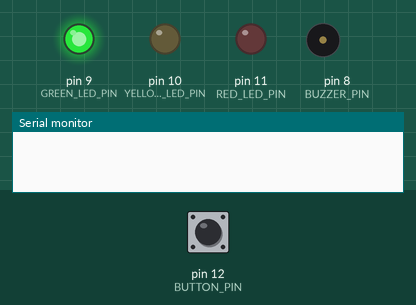
Simulated run of this sketch. Board: Arduino Uno, built with avr-gcc and run on an emulated ATmega328P. On the bench: output pins drawn as LEDs (lit = HIGH), buzzer (waves = sounding), the last lines printed to the serial monitor. The inputs (shaded band) are chosen by the test bench; at power-on: pin 12 (BUTTON_PIN) HIGH.

Above: at 1.2 s.
1.3 s: pin 12 (BUTTON_PIN) pulled LOW for 0.15 s
At 8.3 s:
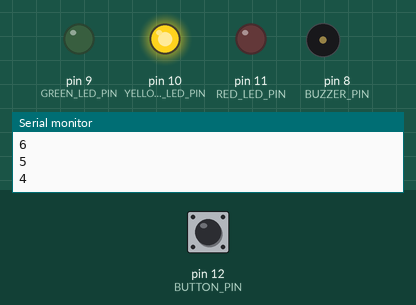
At 11.7 s:
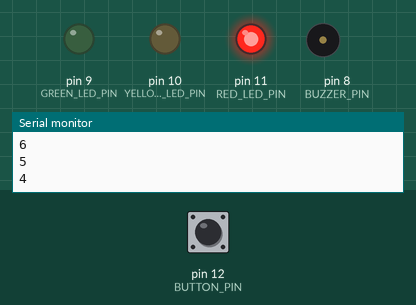
Timing chart, 0 to 24.3 s (numbered marks = the images above; inputs shaded):
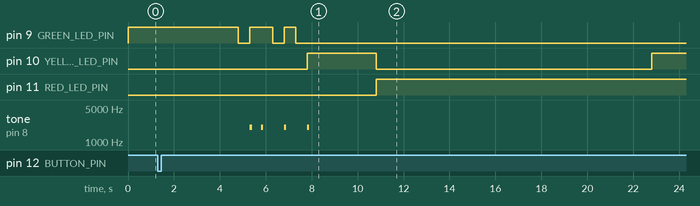

Measured:
- after the input at 1.3 s, pin 9 (GREEN_LED_PIN): goes LOW 0.50 s, HIGH 1.0 s, LOW 0.50 s, HIGH 0.50 s, then LOW, starting after 3.5 s; pin 10 (YELLOW_LED_PIN): LOW → HIGH after 6.5 s, → LOW 3.0 s later, → HIGH 12.0 s later

The sketch:

sketch_sep5a.ino
```cpp
// Pin allocations for LEDs, button, and buzzer
#define RED_LED_PIN 11       // Pin for Red LED
#define YELLOW_LED_PIN 10    // Pin for Yellow LED
#define GREEN_LED_PIN 9      // Pin for Green LED
#define BUTTON_PIN 12        // Pin for pedestrian call button (INPUT_PULLUP)
#define BUZZER_PIN 8         // Pin for piezoelectric buzzer
#define BRIGHTNESS 255       // Max PWM brightness level for LEDs

/**
 * Handles the blinking phase for the Green LED before turning off.
 * Emits audio beeps and logs remaining time to the Serial Monitor.
 */
void flickering() {
  for (int i = 4; i > 0; i--) {
    analogWrite(GREEN_LED_PIN, BRIGHTNESS);
    delay(500);
    analogWrite(GREEN_LED_PIN, 0);

    // Skip delay on specific iteration to adjust timing sequence
    if (i != 3) {
      delay(500);
    }

    // Calculate and log display time
    int timer = i + 3;
    Serial.println(timer);

    // Emit a 2000Hz audio signal for 100ms
    tone(BUZZER_PIN, 2000, 100);
  }
}

/**
 * Custom countdown timer function.
 * @param seconds Duration of the timer in seconds.
 * @param type Sequence offset identifier (1 for green phase, 0 for red phase).
 */
void timer(int seconds, bool type) {
  for (int i = seconds; i > 0; i--) {
    delay(1000);
    if (type == 1) {
      int time = i + 7;
      Serial.println(time);
    } else if (type == 0) {
      int time = i + 2;
      Serial.println(time);
    }
  }
}

void setup() {
  // Initialize Serial Communication at 9600 baud rate for live data output
  Serial.begin(9600);

  // Configure output pins for traffic light indicators and audio output
  pinMode(RED_LED_PIN, OUTPUT);
  pinMode(YELLOW_LED_PIN, OUTPUT);
  pinMode(GREEN_LED_PIN, OUTPUT);
  pinMode(BUZZER_PIN, OUTPUT);

  // Configure button input using internal pull-up resistor
  pinMode(BUTTON_PIN, INPUT_PULLUP);
}

void loop() {
  // Read state of the pedestrian call button (LOW when pressed due to PULLUP)
  int buttonState = digitalRead(BUTTON_PIN);

  if (buttonState == LOW) {
    // Phase 1: Green light remains ON for a short countdown (3 seconds)
    analogWrite(GREEN_LED_PIN, BRIGHTNESS);
    timer(3, 1);
    analogWrite(GREEN_LED_PIN, 0);

    // Phase 2: Green light flashes with audio alerts
    flickering();

    // Phase 3: Yellow light phase before stopping traffic
    analogWrite(YELLOW_LED_PIN, BRIGHTNESS);
    delay(3000);
    analogWrite(YELLOW_LED_PIN, 0);

    // Phase 4: Red light turns ON for pedestrian crossing (12 seconds)
    analogWrite(RED_LED_PIN, BRIGHTNESS);
    timer(12, 0);

    // Phase 5: Transition phase - Yellow light with Red
    analogWrite(YELLOW_LED_PIN, BRIGHTNESS);
    delay(3000);

    // Reset state: Turn off Red and Yellow LEDs
    analogWrite(YELLOW_LED_PIN, 0);
    analogWrite(RED_LED_PIN, 0);

  } else {
    // Default state: Keep Green light ON for traffic flow
    analogWrite(GREEN_LED_PIN, BRIGHTNESS);
  }
}
```
